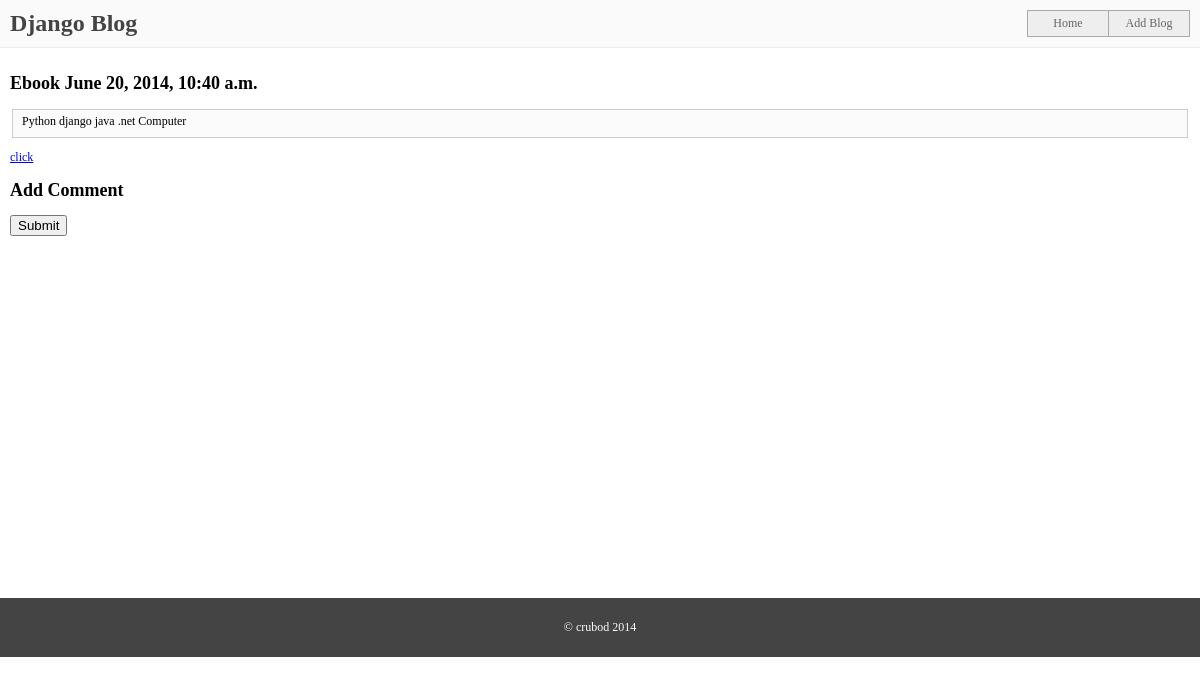
The page /add-comment/22 on the database its author committed.
### blog/models.py (models this page shows, shortened)
class Post(models.Model):
	title = models.CharField(max_length = 140)
	description = models.CharField(max_length=140)
	content = models.TextField()
	slug  = models.BooleanField(default=True)
	published = models.DateTimeField(auto_now_add = True)
	created = models.ForeignKey(User, null=True)
	author = models.URLField(blank = True)
	link = models.URLField(blank=True)
	link_description = models.CharField(max_length = 140 , blank = True)
	class Meta:
		ordering = ['-created']

### blog/views.py (the view)
# urls.py: url(r'^add-comment/(?P<id>\w+)$', views.add_comment, name= 'add-comment'),
def add_comment(request,id):
    post = Post.objects.filter(id=id)
    if post:
        post = post[0]
        if 'POST' == request.method:
            form = CommentForm(request.POST)
            if form.is_valid():
                form.save()
        else:
            form = CommentForm()
        return render(request, 'blog/blogger.html', { 'form' : form , 'post': post} )

### blog/templates/blog/blogger.html (shortened to what this page needs)
{% extends 'blog/base.html' %}
{% block content %}
<div>
    <h1>
        <label class ="info"> {{post.title}} </label>
        <label class = "info"> {{ post.published }}</label>
    </h1>
    <fieldset>
        <label class ="info"> {{post.content}}</label>
        <label class ="info"> {{post.description}}</label>
    </fieldset>
    <p>
        <label class="info"><a href="{{ post.link }}" target="_blank">click</a></label>
    </p>
</div>
<div>
    <h1> Add Comment</h1>
        <form action="{% url 'add-comment' post.id %}" method="post">
        <p>
       <input type="submit" value="Submit"/>
        </p>
        </form>
</div>
{% endblock %}

### blog/templates/blog/base.html (style rules this page uses)
body { margin: 0; padding: 0px; font-size: 12px; }
fieldset { border: 1px solid #CCC; background: #FBFBFB; }

### rows shown on the page
Post: title "Ebook", published "June 20, 2014, 10:40 a.m.", content "Python django java .net", description "Computer"
